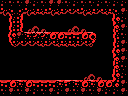

This is a level from a 2D game, rendered from its Tiled map with the project's own tilesets. A one-line summary and the complete map file follow:
An orthogonal 16x12 tile map with 8x8 px tiles, 1 tile layer (Tile Layer 1) and 10 objects (big-item, item, 4x4-item, door-right, breakable-down, ...).

<map version="1.0" orientation="orthogonal" renderorder="right-down" width="16" height="12" tilewidth="8" tileheight="8" nextobjectid="31">
 <properties>
  <property name="left" value="hole" />
 </properties>
 <tileset firstgid="1" name="tiles" tilewidth="8" tileheight="8" tilecount="256" columns="16">
  <image source="tiles.png" width="128" height="128" />
 </tileset>
 <layer name="Tile Layer 1" width="16" height="12">
  <data encoding="csv">
114,113,113,115,114,113,115,115,113,114,113,113,114,113,114,114,
126,128,141,126,250,250,126,250,127,127,126,250,127,250,128,115,
1,251,252,1,1,1,1,1,1,1,1,1,1,1,117,114,
1,251,252,129,130,131,1,1,129,130,131,1,1,1,116,115,
1,117,115,254,98,98,97,97,100,100,97,103,1,1,251,113,
1,123,127,127,127,250,127,250,250,250,127,124,1,1,251,115,
1,1,1,1,1,1,1,1,1,1,1,1,1,1,117,115,
1,1,1,1,1,1,1,1,1,1,1,1,1,1,116,115,
1,1,1,1,1,1,1,1,1,1,1,1,1,1,116,113,
1,1,1,1,1,1,1,1,1,1,129,130,131,1,117,114,
100,97,254,97,100,100,100,254,99,254,97,254,97,97,121,115,
113,115,113,115,114,113,115,114,115,113,115,113,115,114,114,115
</data>
 </layer>
 <objectgroup name="objects">
  <object id="14" type="big-item" x="80" y="56" width="32" height="24" />
  <object id="15" type="item" x="56" y="16" width="16" height="16" />
  <object id="16" type="4x4-item" x="80" y="48" width="32" height="32" />
  <object id="18" type="door-right" x="112" y="56" width="16" height="24" />
  <object id="19" type="breakable-down" x="48" y="80" width="32" height="16" />
  <object id="22" type="breakable-right" x="112" y="48" width="16" height="32" />
  <object id="26" type="breakable-up" x="48" y="0" width="32" height="16" />
  <object id="28" type="door-up" x="48" y="0" width="32" height="16" />
  <object id="29" type="door-down" x="48" y="80" width="32" height="16" />
  <object id="30" type="walker-left" x="16" y="48" width="32" height="32" />
 </objectgroup>
</map>
